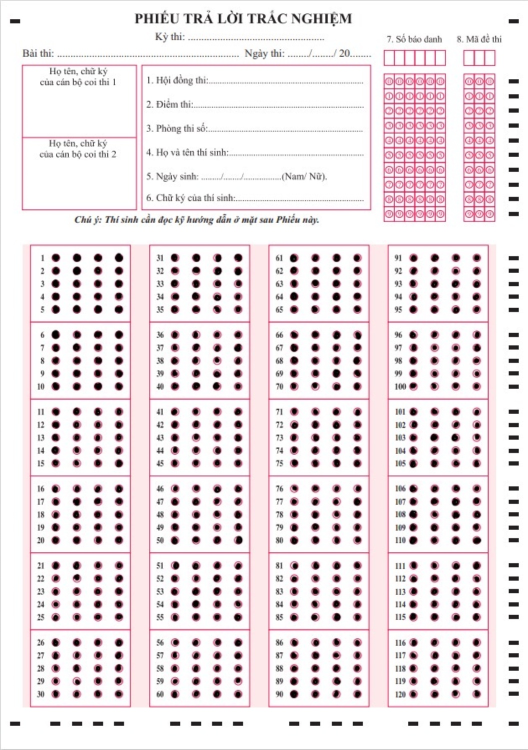
#> input picture create_dataset/Image_choice.jpg, 1056 x 1500 px (shown at 1/2 size)
$ python data_for_CNN.py
#> lines starting #> are read from the running program, lines starting #| are printed output that depends on the picture; after the words box and inside, x2 and y2 are one past the last pixel; in counts of white or black regions, pixels touching at a corner belong together
import os
import cv2
import numpy as np
import imutils
from math import ceil


# Các hàm hỗ trợ (không thay đổi)
def get_x(s):
    return s[1][0]

def get_y(s):
    return s[1][1]

def get_h(s):
    return s[1][3]

def get_x_ver1(s):
    s = cv2.boundingRect(s)
    return s[0] * s[1]

def crop_image(img):
    # Chuyển ảnh từ BGR sang grayscale để áp dụng Canny
    gray_img = cv2.cvtColor(img, cv2.COLOR_BGR2GRAY)
    # Lọc nhiễu bằng GaussianBlur
    blurred = cv2.GaussianBlur(gray_img, (5, 5), 0)
    # Áp dụng Canny edge detection
    img_canny = cv2.Canny(blurred, 100, 200)
    # Tìm các contours
    cnts = cv2.findContours(img_canny.copy(), cv2.RETR_TREE, cv2.CHAIN_APPROX_SIMPLE)
    cnts = imutils.grab_contours(cnts)

    ans_blocks = []
    x_old, y_old, w_old, h_old = 0, 0, 0, 0

    if len(cnts) > 0:
        cnts = sorted(cnts, key=get_x_ver1)
        for i, c in enumerate(cnts):
            x_curr, y_curr, w_curr, h_curr = cv2.boundingRect(c)
            if w_curr * h_curr > 100000:
                check_xy_min = x_curr * y_curr - x_old * y_old
                check_xy_max = (x_curr + w_curr) * (y_curr + h_curr) - (x_old + w_old) * (y_old + h_old)
                if len(ans_blocks) == 0:
                    ans_blocks.append((gray_img[y_curr:y_curr+h_curr, x_curr:x_curr+w_curr],
                                       [x_curr, y_curr, w_curr, h_curr]))
                    x_old, y_old, w_old, h_old = x_curr, y_curr, w_curr, h_curr
                elif check_xy_min > 20000 and check_xy_max > 20000:
                    ans_blocks.append((gray_img[y_curr:y_curr+h_curr, x_curr:x_curr+w_curr],
                                       [x_curr, y_curr, w_curr, h_curr]))
                    x_old, y_old, w_old, h_old = x_curr, y_curr, w_curr, h_curr
        # Sắp xếp các block theo hoành độ
        sorted_ans_blocks = sorted(ans_blocks, key=get_x)
        return sorted_ans_blocks
    else:
        return []

def process_ans_blocks(ans_blocks):
    """
    Hàm này xử lý các block đáp án (mỗi block chứa nhiều câu)
    và tách ra thành các vùng chứa câu hỏi riêng lẻ.
    """
    list_answers = []
    for ans_block in ans_blocks:
        ans_block_img = np.array(ans_block[0])
        offset1 = ceil(ans_block_img.shape[0] / 6)
        for i in range(6):
            box_img = np.array(ans_block_img[i * offset1:(i + 1) * offset1, :])
            height_box = box_img.shape[0]
            # Cắt bỏ viền trên và dưới
            box_img = box_img[14:height_box - 14, :]
            offset2 = ceil(box_img.shape[0] / 5)
            for j in range(5):
                list_answers.append(box_img[j * offset2:(j + 1) * offset2, :])
    return list_answers

def process_list_ans(list_answers):
    """
    Hàm này tách từng câu thành 4 ô đáp án (A, B, C, D).
    Code gốc mong đợi tổng số 480 ô (120 câu x 4 đáp án).
    Nếu ảnh của bạn có layout khác, hãy điều chỉnh giá trị start và offset.
    """
    list_choices = []
    offset = 44
    start = 32
    for answer_img in list_answers:
        for i in range(4):
            bubble_choice = answer_img[:, start + i * offset : start + (i + 1) * offset]
            bubble_choice = cv2.threshold(bubble_choice, 0, 255, cv2.THRESH_BINARY_INV | cv2.THRESH_OTSU)[1]
            bubble_choice = cv2.resize(bubble_choice, (28, 28), cv2.INTER_AREA)
            bubble_choice = bubble_choice.reshape((28, 28, 1))
            list_choices.append(bubble_choice)
    # Nếu không thu được 480 ô, bạn có thể bỏ kiểm tra này hoặc điều chỉnh theo layout ảnh của mình.
    if len(list_choices) != 480:
        print(f"Chú ý: Số ô thu được là {len(list_choices)} thay vì 480.")
    return list_choices

# Hàm lưu dataset từ list ảnh bubble cho mỗi loại (choice hoặc unchoice)
def save_dataset(list_bubbles, folder):
    if os.path.exists(folder):
        # Xóa thư mục cũ nếu có
        import shutil
        shutil.rmtree(folder)
    os.makedirs(folder, exist_ok=True)
    for i, bubble in enumerate(list_bubbles):
        bubble_2d = bubble.reshape((28, 28))
        filename = os.path.join(folder, f"bubble_{i}.png")
        cv2.imwrite(filename, bubble_2d)
    print(f"Đã lưu {len(list_bubbles)} ô vào '{folder}'")

# MAIN: xử lý 2 ảnh
if __name__ == '__main__':


    img_choice = cv2.imread('Image_choice.jpg')
#> img_choice is the input picture: shape (1500, 1056, 3); mean B, G, R 229.5, 226.4, 235.8
    if img_choice is None:
        raise ValueError("Không tìm thấy file 'choice.jpg'")
    ans_boxes_choice = crop_image(img_choice)
#> in crop_image, `img_canny = cv2.Canny(blurred, 100, 200)`:
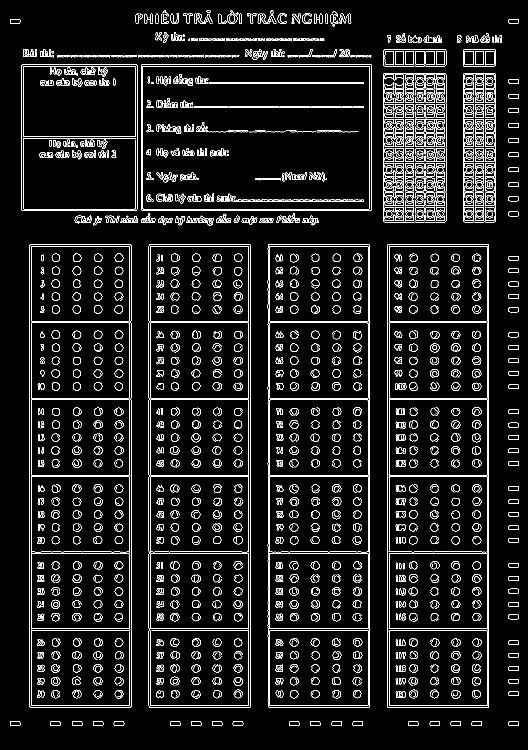
#> img_canny: shape (1500, 1056) (shown at 1/2 size); 7.1% white in thin lines or dots
#> in crop_image, `cnts = cv2.findContours(img_canny.copy(), cv2.RETR_TREE, cv2.CHAIN_APP..`: cnts = 3064 contours, 1635 with area under 20; largest, box (x1, y1, x2, y2) and area: (297, 488, 502, 1416) 189029, (297, 488, 502, 1416) 189027, (535, 488, 740, 1416) 188226, (535, 488, 740, 1416) 188222, (59, 488, 263, 1416) 188161
#> in get_x_ver1, `s = cv2.boundingRect(s)`: s = (1017, 1443, 21, 9)
#> the loop in crop_image, `for i, c in enumerate(cnts):` made 3064 passes
#> (x_curr, y_curr, w_curr, h_curr, check_xy_min, check_xy_max, x_old, w_old) on passes 191, 1072, 1616, 2030: (59, 488, 204, 928, 28792, 372408, 59, 204), (297, 488, 205, 928, 116144, 338424, 297, 205), (535, 488, 205, 928, 116144, 337008, 535, 205), (774, 488, 204, 928, 116632, 337008, 774, 204)
#> (x_curr, y_curr, w_curr, h_curr, check_xy_min, check_xy_max) on passes 192, 273, 274, 288, 289, 1073: (59, 488, 204, 928, 0, 0), (282, 128, 462, 294, 7304, -58440), (282, 128, 462, 294, 7304, -58440), (285, 132, 455, 287, 8828, -62348), (285, 132, 455, 287, 8828, -62348), (297, 488, 205, 928, 0, 0)
#> after the loop in crop_image, `for i, c in enumerate(cnts):`: ans_blocks = 4 items
#> ans_boxes_choice = 4 items
    ans_lines_choice = process_ans_blocks(ans_boxes_choice)
#> the loop in process_ans_blocks, `for ans_block in ans_blocks:` made 4 passes
#> pass 1, in process_ans_blocks, `ans_block_img = np.array(ans_block[0])`:
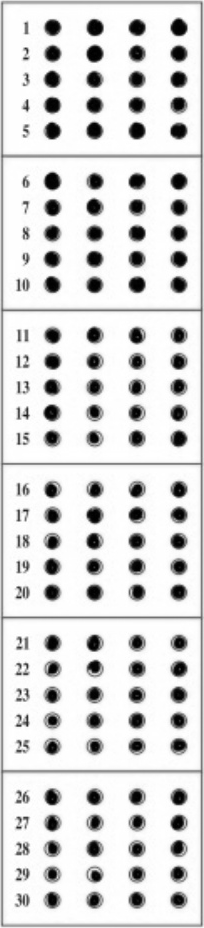
#> ans_block_img: shape (928, 204); min 0, max 255, mean 217.8
#> after the loop in process_ans_blocks, `for ans_block in ans_blocks:`: list_answers = 120 items
#> ans_lines_choice = 120 items
    bubbles_choice = process_list_ans(ans_lines_choice)
#> the loop in process_list_ans, `for answer_img in list_answers:` made 120 passes
#> after the loop in process_list_ans, `for answer_img in list_answers:`: list_choices = 480 items
#> bubbles_choice = 480 items
    save_dataset(bubbles_choice, "dataset/choice")
#| Đã lưu 480 ô vào 'dataset/choice'

    # Ảnh chứa đáp án chưa được tô (unchoice)
    img_unchoice = cv2.imread('Image_unchoice.jpg')
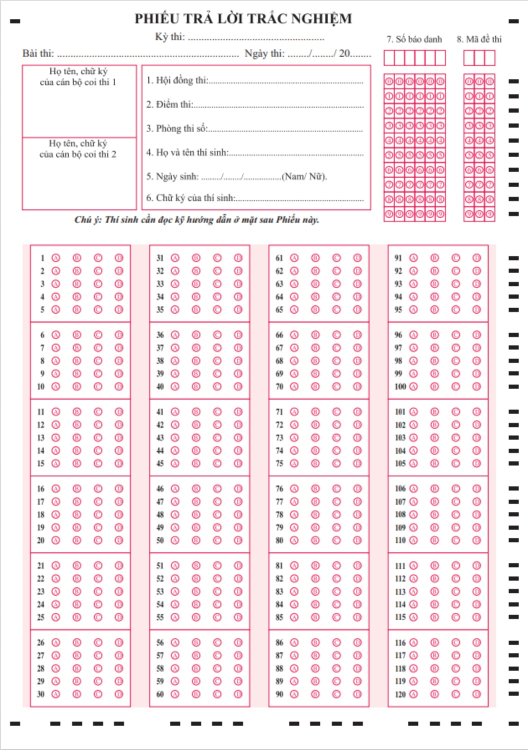
#> input picture create_dataset/Image_unchoice.jpg, 1056 x 1500 px (shown at 1/2 size)
#> img_unchoice is the input picture: shape (1500, 1056, 3); mean B, G, R 237.8, 234.1, 247.6
    if img_unchoice is None:
        raise ValueError("Không tìm thấy file 'unchoice.jpg'")
    ans_boxes_unchoice = crop_image(img_unchoice)
#> in crop_image (call 2), `gray_img = cv2.cvtColor(img, cv2.COLOR_BGR2GRAY)`:
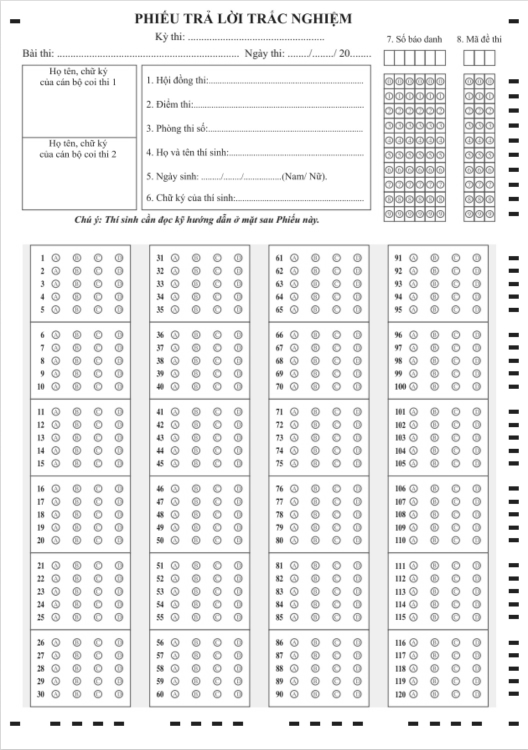
#> gray_img: shape (1500, 1056) (shown at 1/2 size); min 26, max 255, mean 238.6
#> in crop_image (call 2), `img_canny = cv2.Canny(blurred, 100, 200)`:
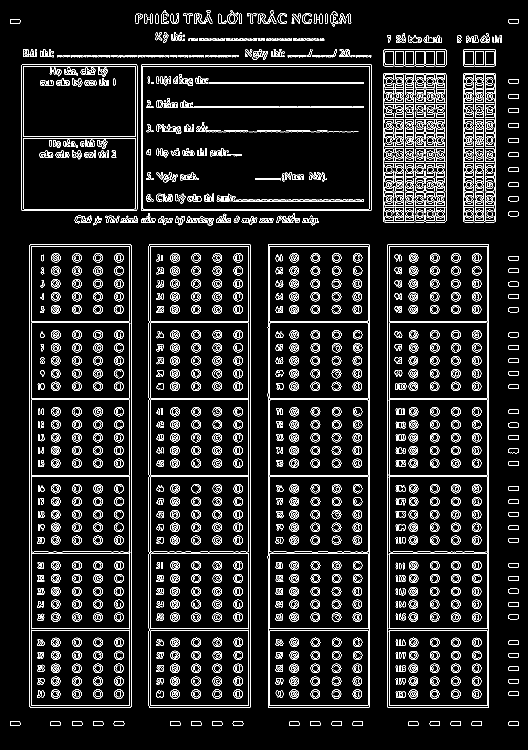
#> img_canny: shape (1500, 1056) (shown at 1/2 size); 8.3% white in thin lines or dots
#> in crop_image (call 2), `cnts = cv2.findContours(img_canny.copy(), cv2.RETR_TREE, cv2.CHAIN_APP..`: cnts = 3898 contours, 1390 with area under 20; largest, box (x1, y1, x2, y2) and area: (297, 488, 502, 1416) 189031, (535, 488, 740, 1416) 188183, (535, 488, 740, 1416) 188179, (59, 488, 263, 1416) 188169, (59, 488, 263, 1416) 188163
#> the loop in crop_image (call 2), `for i, c in enumerate(cnts):` made 3898 passes
#> ans_boxes_unchoice = 4 items
    ans_lines_unchoice = process_ans_blocks(ans_boxes_unchoice)
#> the loop in process_ans_blocks (call 2), `for ans_block in ans_blocks:` made 4 passes
#> pass 1, in process_ans_blocks (call 2), `ans_block_img = np.array(ans_block[0])`:
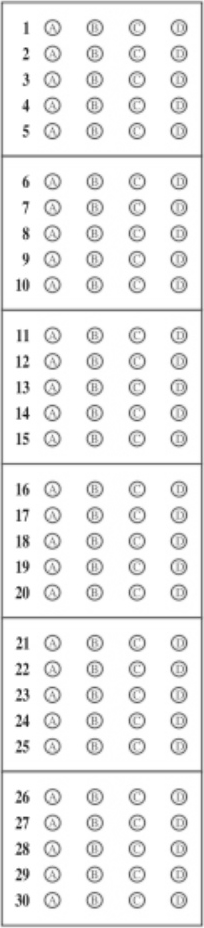
#> ans_block_img: shape (928, 204); min 30, max 255, mean 236.6
#> ans_lines_unchoice = 120 items
    bubbles_unchoice = process_list_ans(ans_lines_unchoice)
#> the loop in process_list_ans (call 2), `for answer_img in list_answers:` made 120 passes
#> bubbles_unchoice = 480 items
    save_dataset(bubbles_unchoice, "dataset/unchoice")
#> the loop in save_dataset (call 2), `for i, bubble in enumerate(list_bubbles):` made 480 passes
#> pass 3, in save_dataset (call 2), `bubble_2d = bubble.reshape((28, 28))`:
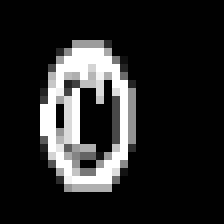
#> bubble_2d: shape (28, 28) (shown 8 times larger); min 0, max 255, mean 37.7
#| Đã lưu 480 ô vào 'dataset/unchoice'
